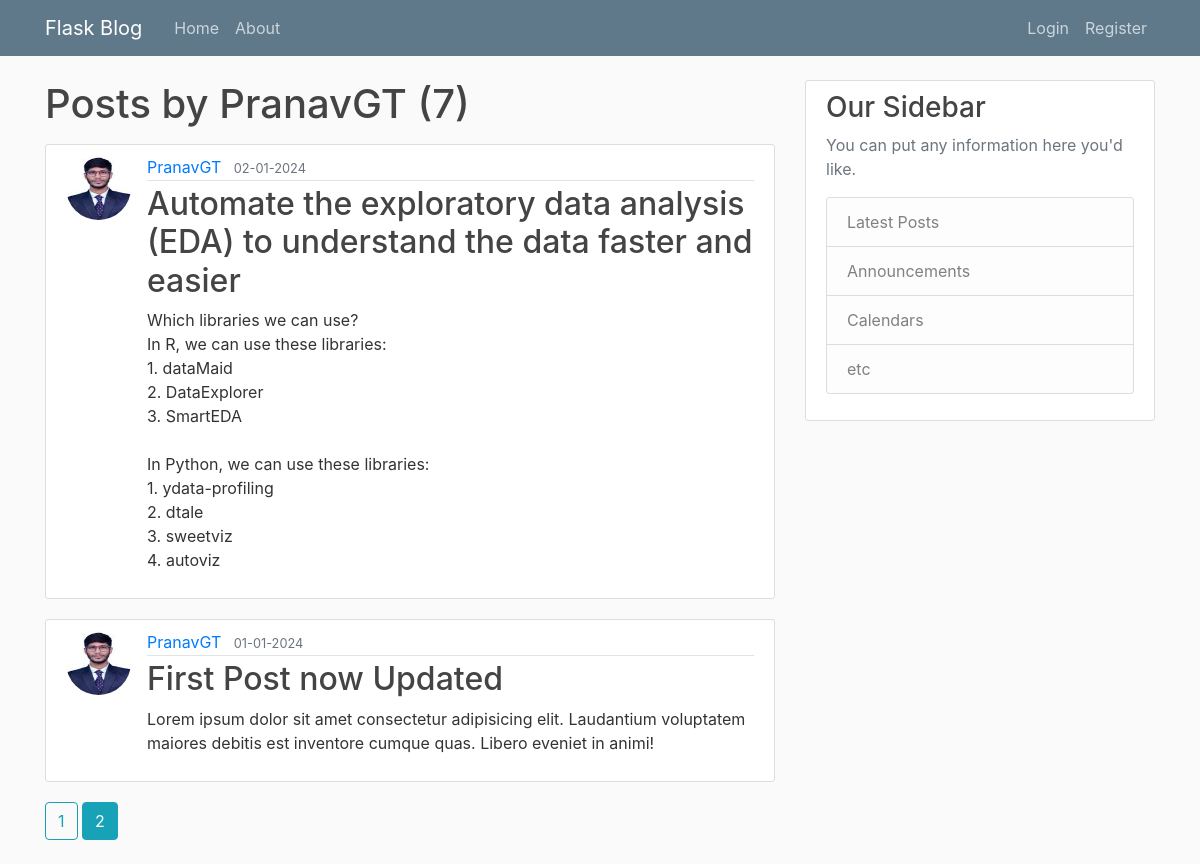
The app's page /user/PranavGT?page=2 with its own data.
### flaskblog/models.py (models this page shows, shortened)
class User(db.Model, UserMixin):
    id = db.Column(db.Integer, primary_key = True)
    username = db.Column(db.String(20), unique = True, nullable = False )
    email = db.Column(db.String(120), unique = True, nullable = False )
    image_file = db.Column(db.String(20), nullable=False, default='default.jpg')
    password = db.Column(db.String(60), nullable=False)
    posts = db.relationship('Post', backref='author', lazy=True)

class Post(db.Model):
    id = db.Column(db.Integer, primary_key = True)
    title = db.Column(db.String(100), nullable=False)
    date_posted = db.Column(db.DateTime, nullable=False, default=datetime.now)
    content = db.Column(db.Text, nullable=False)
    user_id = db.Column(db.Integer, db.ForeignKey('user.id'), nullable=False )

### flaskblog/routes.py (the view)
@app.route("/user/<string:username>")
def user_posts(username):
    page = request.args.get('page', 1, type=int)
    user = User.query.filter_by(username=username).first_or_404()
    posts = Post.query.filter_by(author=user).order_by(Post.date_posted.desc()).paginate(page=page, per_page=5)
    return render_template("user_posts.html", posts=posts, user=user)

### flaskblog/templates/user_posts.html
{% extends "layout.html" %}
{% block content %}
<h1 class="mb-3">Posts by {{ user.username }} ({{ posts.total }}) </h1>
    {% for post in posts.items %}
        <article class="media content-section">
            <img src="{{ url_for('static', filename='profile_pics/' + post.author.image_file) }}" class="rounded-circle article-img">
            <div class="media-body">
            <div class="article-metadata">
                <a class="mr-2" href="{{ url_for('user_posts', username=post.author.username) }}">{{ post.author.username }}</a>
                <small class="text-muted">{{ post.date_posted.strftime('%d-%m-%Y') }}</small>
            </div>
            <h2><a class="article-title" href="{{ url_for('post', post_id=post.id) }}">{{ post.title }}</a></h2>
            <p class="article-content">{{ post.content }}</p>
            </div>
        </article>
    {% endfor %}
    {% for page_num in posts.iter_pages(left_edge=1, right_edge=1, left_current=1, right_current=2) %}
        {% if page_num %}
            {% if posts.page == page_num %}
            <a href="{{ url_for('user_posts', username=user.username, page=page_num) }}" class="btn btn-info mb-4">{{ page_num }}</a>
            {% else %}
            <a href="{{ url_for('user_posts', username=user.username, page=page_num) }}" class="btn btn-outline-info mb-4">{{ page_num }}</a>
            {% endif %}
        {% else %}
            ...
        {% endif %}
    {% endfor %}
{% endblock content %}

### flaskblog/static/main.css (style rules this page uses)
body { background: #fafafa; color: #333333; margin-top: 5rem; }
h1, h2, h3, h4, h5, h6 { color: #444444; }
.content-section { background: #ffffff; padding: 10px 20px; border: 1px solid #dddddd; border-radius: 3px; margin-bottom: 20px; }
.article-title { color: #444444; }
.article-content { white-space: pre-line; }
.article-img { height: 65px; width: 65px; margin-right: 16px; }
.article-metadata { padding-bottom: 1px; margin-bottom: 4px; border-bottom: 1px solid #e3e3e3 }

### records on screen
User: username "PranavGT"
Post: image_file (picture), author.username "PranavGT", date_posted "02-01-2024", title "Automate the exploratory data analysis (EDA) to understand the data faster and easier", content "Which libraries we can use? In R, we can use these libraries: 1. dataMaid 2. DataExplorer 3. SmartEDA In Python, we can use these libraries: 1. ydata-profiling 2. dtale 3. sweetviz 4. autoviz"
Post: image_file (picture), author.username "PranavGT", date_posted "01-01-2024", title "First Post now Updated", content "Lorem ipsum dolor sit amet consectetur adipisicing elit. Laudantium voluptatem maiores debitis est inventore cumque quas. Libero eveniet in animi!"

### other values on screen
{{ posts.total }} "7"
{{ page_num }} "1"
{{ page_num }} "2"
